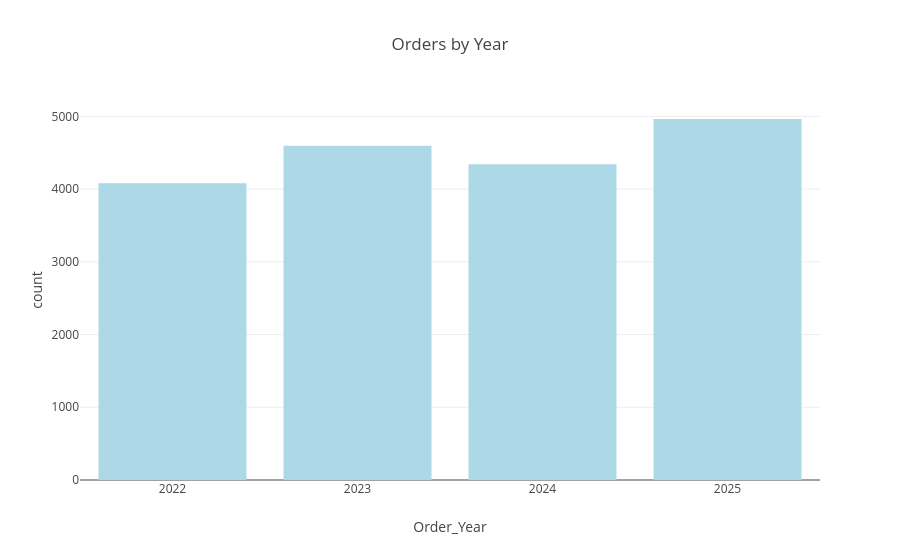

The notebook cell this image was saved under:
### Code cell
px.bar(df['Order_Year'].value_counts().reset_index(),x='Order_Year',y='count',title='Orders by Year',color_discrete_sequence=['lightblue']).update_xaxes(dtick=1,tickmode='linear').show()

### Figure 1 — Plotly figure (JSON) as saved in the notebook; plotly's stock layout.template omitted (floating-point values rounded to 4 significant figures)
{"data": [{"hovertemplate": "Order_Year=%{x}<br>count=%{y}<extra></extra>", "legendgroup": "", "marker": {"color": "lightblue", "pattern": {"shape": ""}}, "name": "", "orientation": "v", "showlegend": false, "textposition": "auto", "type": "bar", "x": [2025, 2023, 2024, 2022], "xaxis": "x", "y": [4965, 4598, 4343, 4083], "yaxis": "y"}], "layout": {"barmode": "relative", "legend": {"tracegroupgap": 0}, "title": {"text": "Orders by Year"}, "xaxis": {"anchor": "y", "domain": [0, 1], "dtick": 1, "tickmode": "linear", "title": {"text": "Order_Year"}}, "yaxis": {"anchor": "x", "domain": [0, 1], "title": {"text": "count"}}}}
